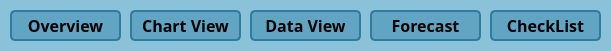
   <widget class="QFrame" name="frame_pageselectors">
    <property name="geometry">
     <rect>
      <x>390</x>
      <y>10</y>
      <width>611</width>
      <height>51</height>
     </rect>
    </property>
    <property name="font">
     <font>
      <family>Bahnschrift SemiLight</family>
     </font>
    </property>
    <property name="styleSheet">
     <string notr="true">background-color: #89c2d9;
border-radius:10px;</string>
    </property>
    <property name="frameShape">
     <enum>QFrame::StyledPanel</enum>
    </property>
    <property name="frameShadow">
     <enum>QFrame::Raised</enum>
    </property>
    <widget class="QPushButton" name="pushButton_dataview">
     <property name="geometry">
      <rect>
       <x>250</x>
       <y>10</y>
       <width>111</width>
       <height>31</height>
      </rect>
     </property>
     <property name="font">
      <font>
       <family>Bahnschrift SemiLight</family>
       <pointsize>12</pointsize>
       <bold>true</bold>
      </font>
     </property>
     <property name="styleSheet">
      <string notr="true">QPushButton
{
   background-color: #61A5C2;
	border-radius: 5px; 
	border:2px solid #2C7DA0;
}

QPushButton:hover {
   background-color:#2C7DA0;
   border:2px solid #2A6F97;
}</string>
     </property>
     <property name="text">
      <string>Data View</string>
     </property>
    </widget>
    <widget class="QPushButton" name="pushButton_overview">
     <property name="geometry">
      <rect>
       <x>10</x>
       <y>10</y>
       <width>111</width>
       <height>31</height>
      </rect>
     </property>
     <property name="font">
      <font>
       <family>Bahnschrift SemiLight</family>
       <pointsize>12</pointsize>
       <bold>true</bold>
      </font>
     </property>
     <property name="styleSheet">
      <string notr="true">QPushButton
{
   background-color: #61A5C2;
	border-radius: 5px; 
	border:2px solid #2C7DA0;
}

QPushButton:hover {
   background-color:#2C7DA0;
   border:2px solid #2A6F97;
}</string>
     </property>
     <property name="text">
      <string>Overview</string>
     </property>
    </widget>
    <widget class="QPushButton" name="pushButton_chartview">
     <property name="geometry">
      <rect>
       <x>130</x>
       <y>10</y>
       <width>111</width>
       <height>31</height>
      </rect>
     </property>
     <property name="font">
      <font>
       <family>Bahnschrift SemiLight</family>
       <pointsize>12</pointsize>
       <bold>true</bold>
      </font>
     </property>
     <property name="styleSheet">
      <string notr="true">QPushButton
{
   background-color: #61A5C2;
	border-radius: 5px; 
	border:2px solid #2C7DA0;
}

QPushButton:hover {
   background-color:#2C7DA0;
   border:2px solid #2A6F97;
}</string>
     </property>
     <property name="text">
      <string>Chart View</string>
     </property>
    </widget>
    <widget class="QPushButton" name="pushButton_forecast">
     <property name="geometry">
      <rect>
       <x>370</x>
       <y>10</y>
       <width>111</width>
       <height>31</height>
      </rect>
     </property>
     <property name="font">
      <font>
       <family>Bahnschrift SemiLight</family>
       <pointsize>12</pointsize>
       <bold>true</bold>
      </font>
     </property>
     <property name="styleSheet">
      <string notr="true">QPushButton
{
   background-color: #61A5C2;
	border-radius: 5px; 
	border:2px solid #2C7DA0;
}

QPushButton:hover {
   background-color:#2C7DA0;
   border:2px solid #2A6F97;
}</string>
     </property>
     <property name="text">
      <string>Forecast</string>
     </property>
    </widget>
    <widget class="QPushButton" name="pushButton_checklist">
     <property name="geometry">
      <rect>
       <x>490</x>
       <y>10</y>
       <width>111</width>
       <height>31</height>
      </rect>
     </property>
     <property name="font">
      <font>
       <family>Bahnschrift SemiLight</family>
       <pointsize>12</pointsize>
       <bold>true</bold>
      </font>
     </property>
     <property name="styleSheet">
      <string notr="true">QPushButton
{
   background-color: #61A5C2;
	border-radius: 5px; 
	border:2px solid #2C7DA0;
}

QPushButton:hover {
   background-color:#2C7DA0;
   border:2px solid #2A6F97;
}</string>
     </property>
     <property name="text">
      <string>CheckList</string>
     </property>
    </widget>
   </widget>
